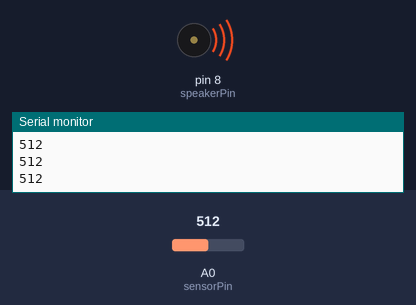
Bench run of a sketch on a simulated Arduino Uno, built with avr-gcc and run on an emulated ATmega328P. Parts: buzzer (waves = sounding), the last lines printed to the serial monitor. The test bench sets the inputs (shaded band); at power-on: A0 (sensorPin) = 512.

Above: at 1.2 s.
1.3 s: A0 (sensorPin) set to 484
At 2.6 s:
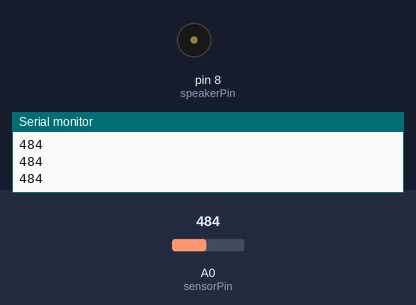
2.9 s: A0 (sensorPin) set to 510
At 3.9 s:
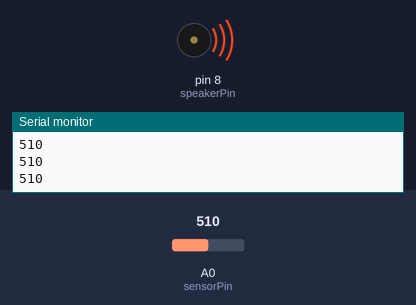
4.4 s: A0 (sensorPin) set to 490
At 5.9 s:
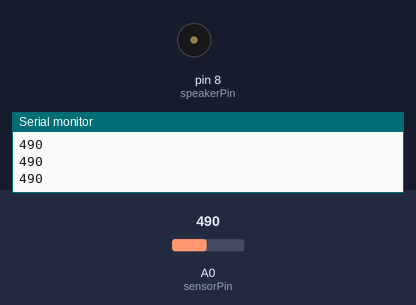
Timing chart, 0 to 7.4 s (numbered marks = the images above; inputs shaded):
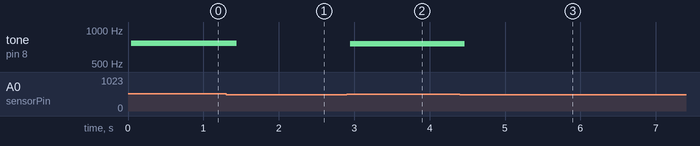

Measured:
- the behaviour switches between 501 and 500 on A0 (sensorPin) (found by bisection; images 0 and 1)
- after the input at 1.3 s, tone on pin 8 (speakerPin): 764 Hz → silent after 0.14 s
- after the input at 2.9 s, tone on pin 8 (speakerPin): silent → 756 Hz at once
- after the input at 4.4 s, tone on pin 8 (speakerPin): 756 Hz → silent after 0.06 s

The sketch:

IFexercise2.ino
```cpp
//exercise 2 - Interactive Fashion
int speakerPin = 8; //0 if you are using ATtiny
int sensorPin = A0; // Analog pin 3 if you are using ATtiny
int sensorValue = 0;
int minValue = 500; //adjuts this accordingly

void setup() {
  pinMode(speakerPin, OUTPUT);
  Serial.begin(9600); //Serial Comm doesn't work with ATtiny
}

void loop() {
  sensorValue = analogRead(sensorPin);
  if (sensorValue > minValue) {
    makeNoise(speakerPin, sensorValue * 3, 100);
  }
  Serial.println(sensorValue);  //Serial Comm doesn't work with ATtiny
}

void makeNoise(unsigned char pin, int frequencyInHertz, long timeInMilliseconds) {
  int x;
  long delayAmount = (long)(1000000 / frequencyInHertz);
  long loopTime = (long)((timeInMilliseconds * 1000) / (delayAmount * 2));
  for (x = 0; x < loopTime; x++)
  {
    digitalWrite(pin, HIGH);
    delayMicroseconds(delayAmount);
    digitalWrite(pin, LOW);
    delayMicroseconds(delayAmount);
  }
}
```
